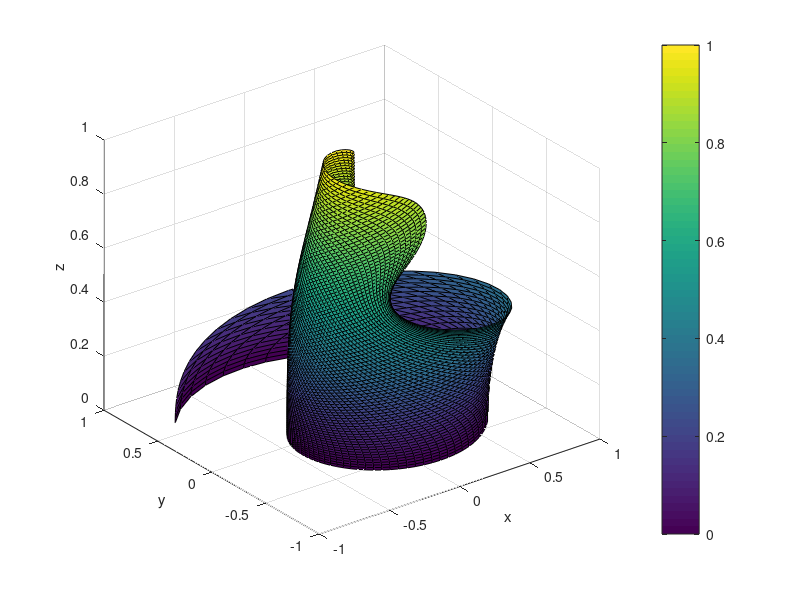

Here is the MATLAB script that generated this plot:
clc
clear all
close all

% Inisiasi parameter domain (r dan \theta)
r = linspace(0,1,100);
theta = linspace(0,pi/2,100);

% Pembuatan mehsgrid dan iterasi dengan boundary condition
[R,T] = meshgrid(r,theta);
if theta <= pi/2
    Phi = (5)*((3/2).*R.*(cos(T)) - (7/8).*(R.^3).*((1/2).*((5/2).*(cos(T)).^3 - (3/2).*cos(T))) + (11/16).*(R.^5).*(((63/8).*((cos(T)).^5) - (70/8).*((cos(T)).^3) + (15/8).*cos(T))));
else
    Phi = (-5)*((3/2).*R.*(cos(T)) - (7/8).*(R.^3).*((1/2).*((5/2).*(cos(T)).^3 - (3/2).*cos(T))) + (11/16).*(R.^5).*(((63/8).*((cos(T)).^5) - (70/8).*((cos(T)).^3) + (15/8).*cos(T))));
end

% Plotting dalam koordinat bola
[x,y,z] = sph2cart(Phi,T,R);
surf(x,y,z)
colorbar
xlabel("x"),
ylabel("y")
zlabel("z")